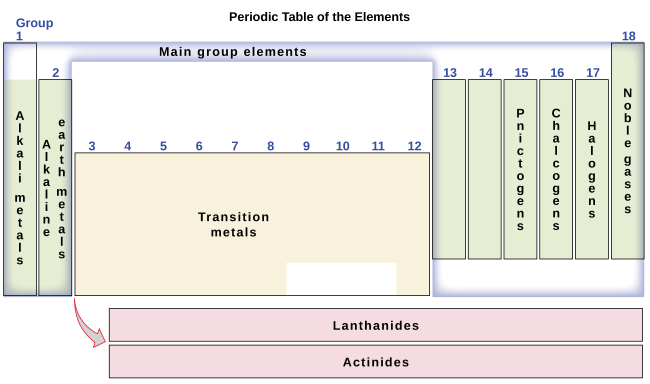
#> input picture books/efnafraedi-2e/.backup-20260210/for-mt/chapters/02/images/media/CNX_Chem_02_05_PerTable2.jpg, 1300 x 767 px (shown at 1/2 size)
$ python segs.py ../../../../../../books/efnafraedi-2e/.backup-20260210/for-mt/chapters/02/images/media/CNX_Chem_02_05_PerTable2.jpg
#> lines starting #> are read from the running program, lines starting #| are printed output that depends on the picture
import sys
sys.path.insert(0,'/home/siggi/dev/repos/namsbokasafn-efni/experiments/figure-text-translation/pylibs')
from PIL import Image
def load(f):
    im=Image.open(f).convert('L').crop((0,0,3900,579)); return im
#> after `im = Image.open(f).convert('L').crop((0, 0, 3900, 579))`:
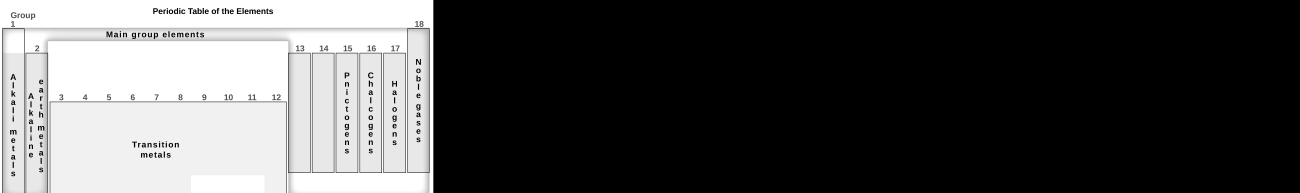
#> im: PIL image 3900x579 L (shown at 1/3 size); min 0, max 255, mean 77.8
def segs(im,y,x0,x1):
    px=im.load(); out=[]; st=None
    for x in range(x0,x1):
        ink=px[x,y]<128
        if ink and st is None: st=x
        if not ink and st is not None: out.append((st,x-1)); st=None
    if st is not None: out.append((st,x1-1))
    return out
for f in sys.argv[1:]:
    im=load(f); px=im.load()
    rows=[y for y in range(579) if all(px[x,y]<128 for x in range(3462,3525))]
#> rows = 579 values from 0 to 578
    print(f, 'bond rows', rows[:2], rows[-2:])
#| ../../../../../../books/efnafraedi-2e/.backup-20260210/for-mt/chapters/02/images/media/CNX_Chem_02_05_PerTable2.jpg bond rows [0, 1] [577, 578]
    for y in (rows[0], rows[-1]) if rows else ():
        print('   row',y, segs(im,y,3300,3700))
#> after the loop in segs, `for x in range(x0,x1):`: out = []; st = 3300
#|    row 0 [(3300, 3699)]
